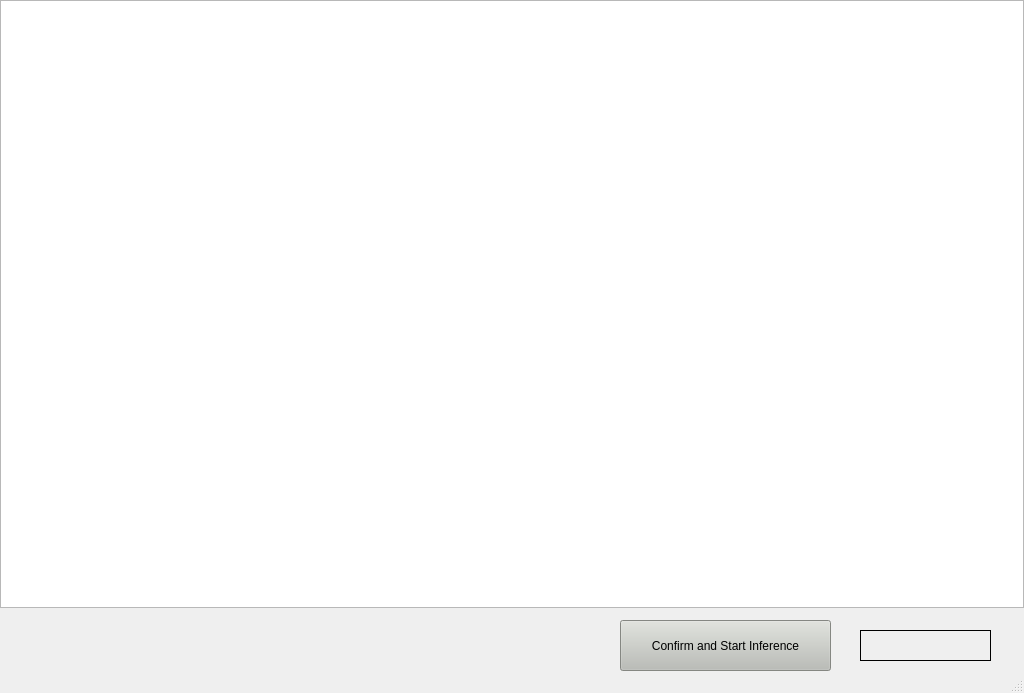
<?xml version="1.0" encoding="UTF-8"?>
<ui version="4.0">
 <class>MainWindow</class>
 <widget class="QMainWindow" name="MainWindow">
  <property name="geometry">
   <rect>
    <x>0</x>
    <y>0</y>
    <width>1024</width>
    <height>693</height>
   </rect>
  </property>
  <property name="windowTitle">
   <string>MainWindow</string>
  </property>
  <widget class="QWidget" name="centralwidget">
   <widget class="QPushButton" name="pushButton">
    <property name="geometry">
     <rect>
      <x>620</x>
      <y>620</y>
      <width>211</width>
      <height>51</height>
     </rect>
    </property>
    <property name="styleSheet">
     <string notr="true">background-color: rgb(186, 189, 182);</string>
    </property>
    <property name="text">
     <string>Confirm and Start Inference</string>
    </property>
   </widget>
   <widget class="QLabel" name="label">
    <property name="geometry">
     <rect>
      <x>860</x>
      <y>630</y>
      <width>131</width>
      <height>31</height>
     </rect>
    </property>
    <property name="styleSheet">
     <string notr="true">border-color: rgb(0, 0, 0);</string>
    </property>
    <property name="frameShape">
     <enum>QFrame::Box</enum>
    </property>
    <property name="text">
     <string/>
    </property>
   </widget>
   <widget class="QGraphicsView" name="graphicsView">
    <property name="geometry">
     <rect>
      <x>0</x>
      <y>0</y>
      <width>1024</width>
      <height>608</height>
     </rect>
    </property>
   </widget>
  </widget>
  <widget class="QStatusBar" name="statusbar"/>
 </widget>
 <resources/>
 <connections/>
</ui>
